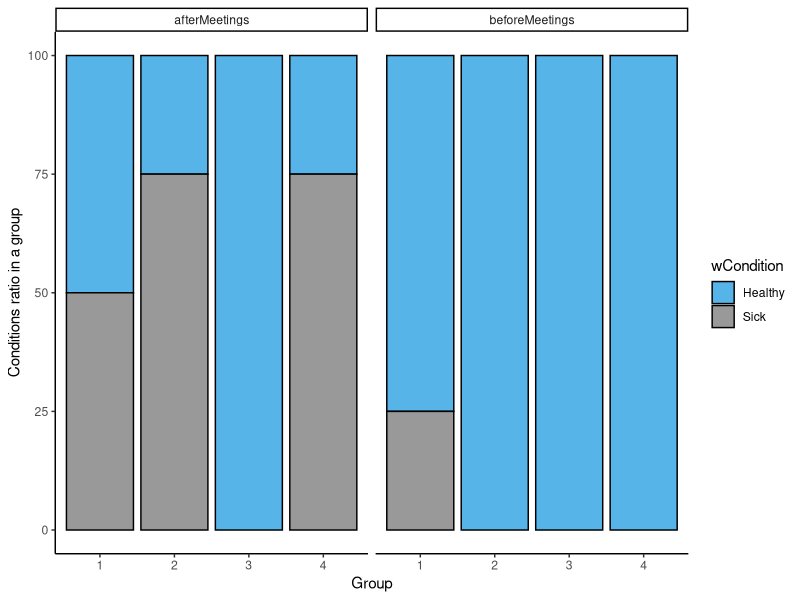

Generate this figure with R:
## ---- chunk 1
infectionModel <- function(Groups = 4, Members = 4, initialProbToIll = 0.5, numberOfMeetings = 2){
  
  library(tidyverse)
  
  adjPToIll <- function(iPTI = initialProbToIll, N = data3){
    Sick <- 1
    L <- length(N == Sick)
    S <- 0
    for (i in 1:length(L)){
      S <- S + iPTI ^ i
    }
    return(S)
  }
  
  Group <- c()
  for (member in c(1:Groups)){
    g     <- as.numeric(rep(member, Members))
    Group <- c(Group, g)
  }
  Sick        <- 1
  Healthy     <- 2
  Condition   <- c(Sick, rep(Healthy, length(Group) - 1))
  Data        <- data.frame(Group, Condition)
  initialData <- Data
  
  beforeTheMeetings <- round(length(Data$Group[Data$Condition == Sick]) / length(Data$Group), 2)
  
  for (round in 1:numberOfMeetings){
    for (group in 1:Groups){
      if (group < Groups){
        data1 <- Data$Condition[Data$Group == group]
        data2 <- Data$Condition[Data$Group == group + 1][1]
        data3 <- c(data1, data2)
        if (Sick %in% data3){
          adjustProbToIll3 <- adjPToIll()
          data1  <- ifelse(data1 == Healthy, sample(c(Sick, Healthy), length(data1 == Healthy), replace = TRUE, prob = c(adjustProbToIll3, 1 - adjustProbToIll3)), data1)
          Data$Condition[Data$Group == group] <- data1
          Data$Condition[Data$Group == group + 1][1] <- ifelse(data2 == Healthy, sample(c(Sick, Healthy), 1, replace = TRUE, prob = c(adjustProbToIll3, 1 - adjustProbToIll3)), data2)
        }
      }else{
        data1 <- Data$Condition[Data$Group == group]
        data2 <- Data$Condition[Data$Group == 1][1]
        data3 <- c(data1, data2)
        if (Sick %in% data3){
          adjustProbToIll3 <- adjPToIll()
          data1  <- ifelse(data1 == Healthy, sample(c(Sick, Healthy), length(data1 == Healthy), replace = TRUE, prob = c(adjustProbToIll3, 1 - adjustProbToIll3)), data1)
          Data$Condition[Data$Group == group] <- data1
          Data$Condition[Data$Group == group + 1][1] <- ifelse(data2 == Healthy, sample(c(Sick, Healthy), 1, replace = TRUE, prob = c(adjustProbToIll3, 1 - adjustProbToIll3)), data2)
          
        }
      }
    }
  }
  afterTheMeetings <- round(length(Data$Group[Data$Condition == Sick]) / length(Data$Group), 2)
  
  Sentence <- paste('Healthy-Sick ratio at start is', beforeTheMeetings,
                    'but the ratio after the meetings, with', Members + 1,
                    'participants in a meeting, only one jointed friend for every group, initial probability of', initialProbToIll,
                    'to get sick, and', numberOfMeetings,
                    'rounds of meetings, is', afterTheMeetings)
  
  figureData <- rbind(initialData, Data)
  figureData <- figureData %>%
    mutate(wCondition  = ifelse(Condition == 1, 'Sick', 'Healthy'),
           Round       = c(rep("beforeMeetings", length(Condition) / 2), rep('afterMeetings', length(Condition) / 2)),
           Group = as.factor(Group))
  
  figureData <- as.data.frame(figureData %>%
                                group_by(Group, Round, wCondition) %>%
                                summarise(sickOrHealthy = length(wCondition),
                                          Ratio         = round(100 * sickOrHealthy / Members, 2)))
  
  Figure <- figureData %>% 
    ggplot(aes(y = Ratio, x = Group, fill = wCondition)) +
    geom_bar(stat = "identity", color = "black") +  
    scale_fill_manual(values = c("#56B4E9", "#999999")) +
    facet_wrap(~Round) + 
    theme(axis.line.y = element_line(color = "black", size = 1),
          axis.line.x = element_line(color = "black", size = 1)) +
    theme(axis.text = element_text(size = 14),
          axis.title = element_text(size = 16, face = "bold")) +
    theme(legend.text = element_text(size = 14)) + 
    theme_classic() + ylab("Conditions ratio in a group")
  
  finalList <- list(Sentence, figureData, Figure)
  return(finalList)
}
## ---- chunk 2
functionTest <- infectionModel()
## ---- chunk 3
print(functionTest[[1]])
## ---- chunk 4
print(functionTest[[2]])
## ---- chunk 5
print(functionTest[[3]])
